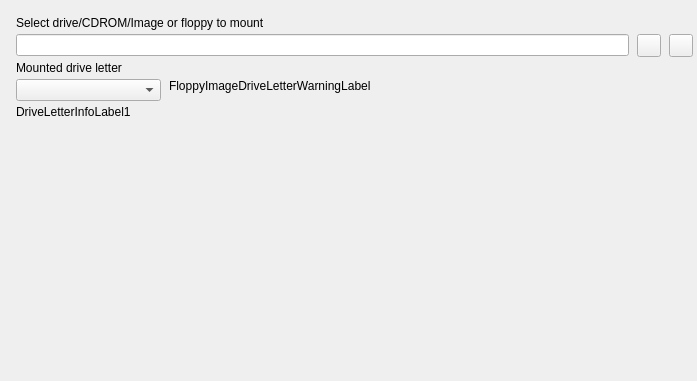
<?xml version="1.0" encoding="UTF-8"?>
<ui version="4.0">
  <class>ProfileMountEditorFloppyImage1Frame</class>
  <widget class="QWidget" name="ProfileMountEditorFloppyImage1Frame">
    <property name="geometry"><rect><x>0</x><y>0</y><width>697</width><height>381</height></rect></property>
    <property name="vclDesignWidth" stdset="0"><number>697</number></property>
    <property name="vclDesignHeight" stdset="0"><number>381</number></property>
    <layout class="QGridLayout" name="ProfileMountEditorFloppyImage1Frame_Layout" columnstretch="0,0,1,0,0">
      <property name="leftMargin"><number>16</number></property>
      <property name="topMargin"><number>16</number></property>
      <property name="rightMargin"><number>4</number></property>
      <property name="bottomMargin"><number>8</number></property>
      <property name="horizontalSpacing"><number>8</number></property>
      <property name="verticalSpacing"><number>4</number></property>
      <item row="0" column="0" colspan="3">
        <widget class="QLabel" name="FloppyImageEdit_EditLabel">
          <property name="text"><string>Select drive/CDROM/Image or floppy to mount</string></property>
          <property name="textFormat"><enum>Qt::PlainText</enum></property>
          <property name="vclFocusControl" stdset="0"><string notr="true">FloppyImageEdit</string></property>
          <property name="vclLabeledEditOf" stdset="0"><string notr="true">FloppyImageEdit</string></property>
        </widget>
      </item>
      <item row="1" column="0" colspan="3">
        <widget class="QLineEdit" name="FloppyImageEdit">
      </widget>
      </item>
      <item row="1" column="3" alignment="Qt::AlignRight">
        <widget class="QToolButton" name="FloppyImageButton">
          <property name="tag" stdset="0"><number>3</number></property>
          <property name="icon"><iconset resource="../../resources/dfend.qrc"><normaloff>:/glyphs/92d9d1a333bceee3.png</normaloff></iconset></property>
          <property name="iconSize"><size><width>16</width><height>16</height></size></property>
          <property name="minimumSize"><size><width>23</width><height>0</height></size></property>
        </widget>
      </item>
      <item row="1" column="4" alignment="Qt::AlignRight">
        <widget class="QToolButton" name="FloppyImageCreateButton">
          <property name="tag" stdset="0"><number>6</number></property>
          <property name="icon"><iconset resource="../../resources/dfend.qrc"><normaloff>:/glyphs/a7fc1030571280f9.png</normaloff></iconset></property>
          <property name="iconSize"><size><width>16</width><height>16</height></size></property>
          <property name="minimumSize"><size><width>23</width><height>0</height></size></property>
        </widget>
      </item>
      <item row="2" column="0" colspan="3">
        <widget class="QLabel" name="FloppyImageDriveLetterLabel">
          <property name="text"><string>Mounted drive letter</string></property>
          <property name="textFormat"><enum>Qt::PlainText</enum></property>
          <property name="alignment"><set>Qt::AlignLeft|Qt::AlignTop</set></property>
        </widget>
      </item>
      <item row="3" column="0" alignment="Qt::AlignLeft">
        <widget class="QComboBox" name="FloppyImageDriveLetterComboBox">
          <property name="editable"><bool>false</bool></property>
          <property name="maxVisibleItems"><number>8</number></property>
          <property name="minimumSize"><size><width>145</width><height>0</height></size></property>
        </widget>
      </item>
      <item row="3" column="1" colspan="4">
        <widget class="QLabel" name="FloppyImageDriveLetterWarningLabel">
          <property name="visible"><bool>false</bool></property>
          <property name="text"><string>FloppyImageDriveLetterWarningLabel</string></property>
          <property name="textFormat"><enum>Qt::PlainText</enum></property>
          <property name="wordWrap"><bool>true</bool></property>
          <property name="alignment"><set>Qt::AlignLeft|Qt::AlignTop</set></property>
        </widget>
      </item>
      <item row="4" column="0" colspan="4">
        <widget class="QLabel" name="DriveLetterInfoLabel1">
          <property name="text"><string>DriveLetterInfoLabel1</string></property>
          <property name="textFormat"><enum>Qt::PlainText</enum></property>
          <property name="wordWrap"><bool>true</bool></property>
          <property name="alignment"><set>Qt::AlignLeft|Qt::AlignTop</set></property>
        </widget>
      </item>
      <item row="0" column="2">
        <spacer name="ProfileMountEditorFloppyImage1Frame_Layout_HFill">
          <property name="orientation"><enum>Qt::Horizontal</enum></property>
          <property name="sizeHint" stdset="0"><size><width>0</width><height>0</height></size></property>
        </spacer>
      </item>
      <item row="5" column="0">
        <spacer name="ProfileMountEditorFloppyImage1Frame_VFill">
          <property name="orientation"><enum>Qt::Vertical</enum></property>
          <property name="sizeHint" stdset="0"><size><width>0</width><height>0</height></size></property>
        </spacer>
      </item>
    </layout>
    <widget class="QMenu" name="FloppyPopupMenu">
      <property name="vclPopupMenu" stdset="0"><bool>true</bool></property>
      <addaction name="FloppyPopupCreateImage" />
      <addaction name="FloppyPopupReadImage" />
    </widget>
    <action name="FloppyPopupCreateImage">
      <property name="text"><string>Create empty image</string></property>
    </action>
    <action name="FloppyPopupReadImage">
      <property name="text"><string>Read image from floppy disk</string></property>
      <property name="tag" stdset="0"><number>1</number></property>
    </action>
  </widget>
  <tabstops>
    <tabstop>FloppyImageEdit</tabstop>
    <tabstop>FloppyImageDriveLetterComboBox</tabstop>
  </tabstops>
  <resources>
    <include location="../../resources/dfend.qrc" />
  </resources>
  <connections />
</ui>
